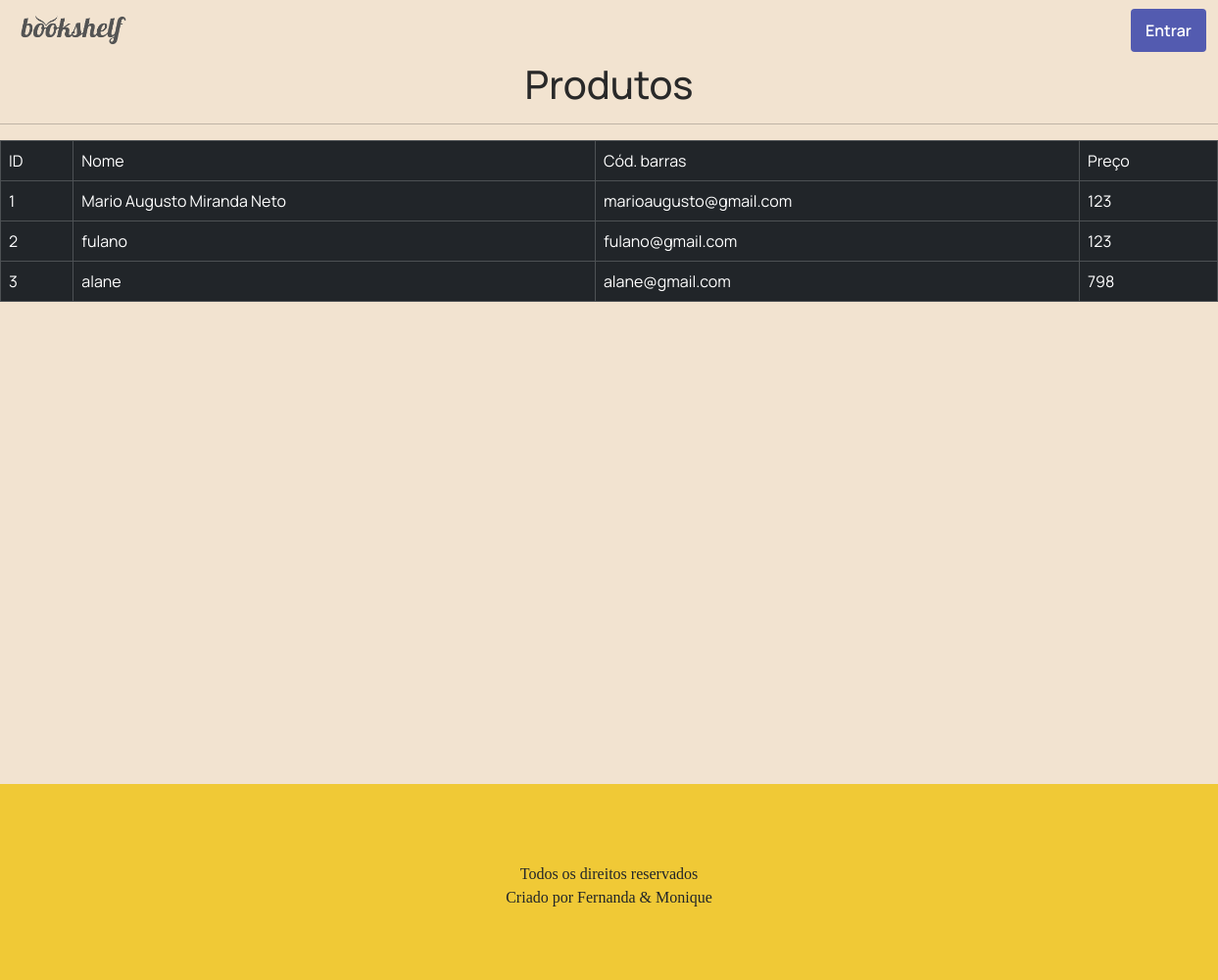
/produtos, run on an earlier commit of the app's database.
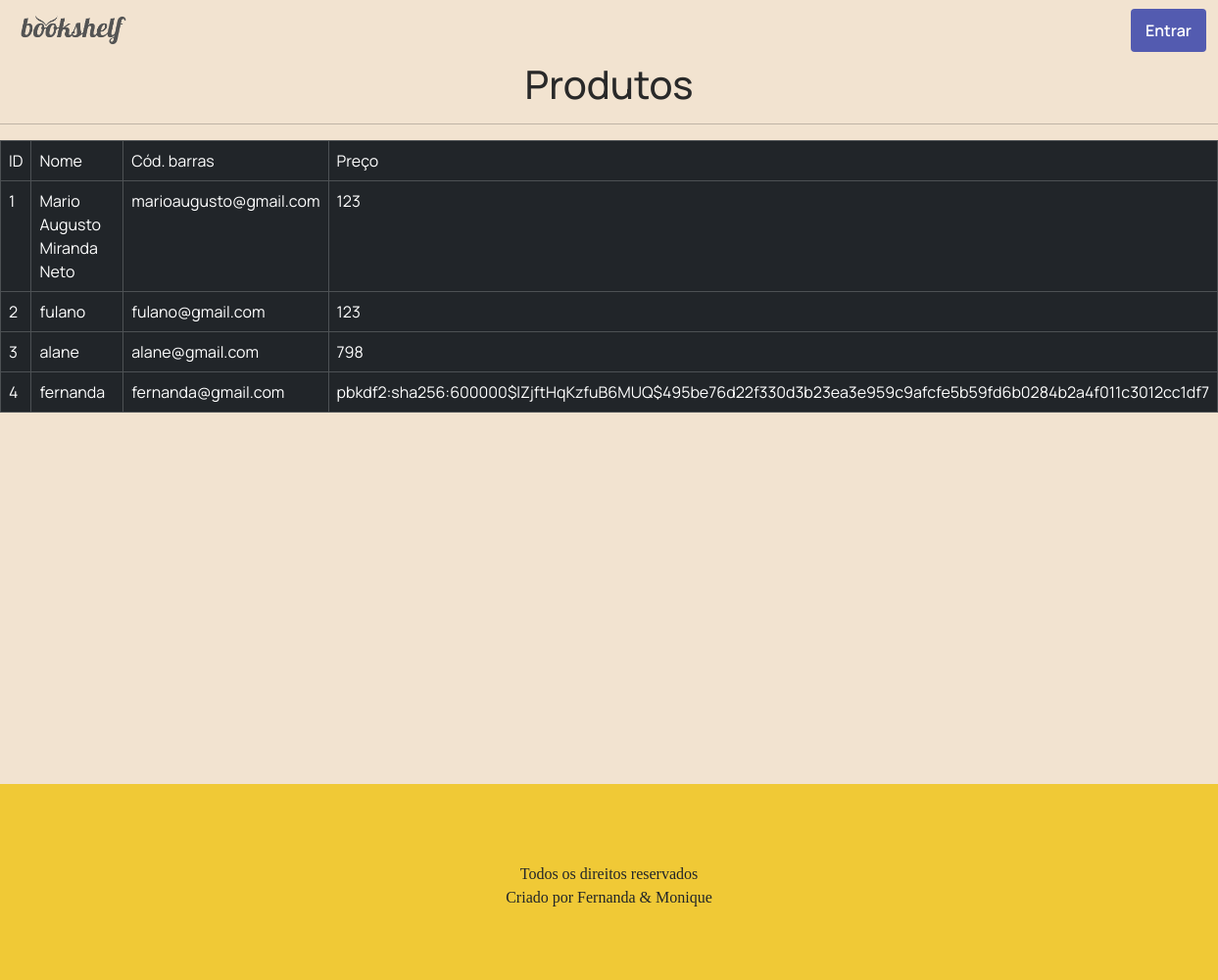
And on a later commit of the database.
### app.py (models this page shows)
class Pessoa(db.Model):
    id = db.Column(db.Integer, primary_key=True)
    nome = db.Column(db.String(length=200), nullable=False)
    email = db.Column(db.String(length=200), nullable=False, unique=True)
    senha = db.Column(db.String(length=200), nullable=False)

### app.py (the view)
@app.route('/produtos')
def page_produto():
    pessoas = Pessoa.query.all()
    return render_template("produtos.html", pessoas = pessoas)

### templates/produtos.html (shortened to what this page needs)
{% extends 'base.html' %}
{% block conteudo %}
    <h2 style='text-align: center;'> Produtos </h2>
    <hr>
    <table class="table table-hover table-dark table-bordered">
        <thread>
            <tr>
                <th scope="col">ID</th>
                <th scope="col">Nome</th>
                <th scope="col">Cód. barras</th>
                <th scope="col">Preço</th>
            </tr>
        <tbody>
            {%for p in pessoas%}
            <tr>
                <td>{{p.id}}</td>
                <td>{{p.nome}}</td>
                <td>{{p.email}}</td>
                <td>{{p.senha}}</td>
            </tr>
            {% endfor %}
        </tbody>
    </table>
{% endblock %}

### templates/base.html (shortened to what this page needs)
<!DOCTYPE html>
<html lang="pt-br">
    <head>
        <link rel="stylesheet" href="https://cdn.jsdelivr.net/npm/bootstrap@5.3.2/dist/css/bootstrap.min.css">
        <link rel="stylesheet" href="{{ url_for('static',filename='styles/style.css') }}">
    </head>
    <body>
        <div id="principal">
            <nav class="navbar navbar-expand-lg ">
                <div class="container-fluid">
                    <div class="collapse navbar-collapse" id="navbarNavAltMarkup">
                        <div class="navbar-nav">
                            <a class="nav-link active" aria-current="page" href="{{ url_for('page_home') }}"><img src="{{ url_for('static',filename='img/bookshelf.png') }}" id="icone" alt=""></a>
                        </div>
                        <div class="navbar-nav ms-auto">
                            <a class="nav-link" id="entrar" href="{{ url_for('page_login') }}">Entrar</a>
                        </div>
                    </div>
                </div>
            </nav>
            {% block conteudo %}
            {% endblock %}
        </div>
        <footer>
            <p class="txt-footer">Todos os direitos reservados</p>
            <p class="txt-footer">Criado por Fernanda & Monique</p>
        </footer>
    </body>
</html>

### static/styles/style.css (style rules this page uses)
:root { --main-bg-color: #f2e3d0; --main-font-color: #292929; --second-color: #F0C936; --third-color: #535BB0; --second-font-color: white; --err-font: red; }
* { font-family: "Manrope", sans-serif; font-optical-sizing: auto; font-weight: 400; font-style: normal; }
body, html { height: 100%; }
#principal { background-color: var(--main-bg-color); height: 100%; color: var(--main-font-color); }
h2, p { text-align: center; }
h2 { font-size: 40px; }
.container-fluid { background-color: var(--main-bg-color) !important; color: var(--main-font-color) !important; }
#entrar { padding: 10px 15px; background-color: var(--third-color); color: white; font-weight: 600; border-radius: 4px; }
img { height: 30px; }
footer { width: 100%; height: 200px; background-color: var(--second-color); padding: 40px; }
.txt-footer { font-family: "EB Garamond", serif; position: relative; top: 40px; margin: auto; text-align: center; }

What changed in the data, as far as the page shows it:
added Pessoa: id "4", nome "fernanda", email "fernanda@gmail.com", senha "pbkdf2:sha256:600000$lZjftHqKzfuB6MUQ$495be76d22f330d3b23ea3e959c9afcfe5b59fd6b0284b2a4f011c3012cc1df7"
